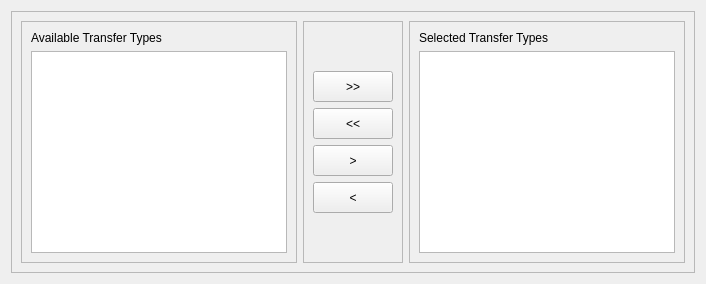
               <widget class="QWidget" name="tabTransfers">
                <attribute name="title">
                 <string>Transfers</string>
                </attribute>
                <layout class="QGridLayout" name="gridLayout_39">
                 <item row="0" column="0">
                  <widget class="QFrame" name="frame_35">
                   <property name="frameShape">
                    <enum>QFrame::StyledPanel</enum>
                   </property>
                   <property name="frameShadow">
                    <enum>QFrame::Raised</enum>
                   </property>
                   <layout class="QHBoxLayout" name="horizontalLayout_8">
                    <item>
                     <widget class="QFrame" name="frame_36">
                      <property name="frameShape">
                       <enum>QFrame::StyledPanel</enum>
                      </property>
                      <property name="frameShadow">
                       <enum>QFrame::Raised</enum>
                      </property>
                      <layout class="QGridLayout" name="gridLayout_37">
                       <item row="0" column="0">
                        <widget class="QLabel" name="label_32">
                         <property name="text">
                          <string>Available Transfer Types</string>
                         </property>
                        </widget>
                       </item>
                       <item row="1" column="0">
                        <widget class="QTableView" name="tblAvailableTransfers">
                         <property name="alternatingRowColors">
                          <bool>true</bool>
                         </property>
                         <property name="sortingEnabled">
                          <bool>true</bool>
                         </property>
                        </widget>
                       </item>
                      </layout>
                     </widget>
                    </item>
                    <item>
                     <widget class="QFrame" name="frame_38">
                      <property name="frameShape">
                       <enum>QFrame::StyledPanel</enum>
                      </property>
                      <property name="frameShadow">
                       <enum>QFrame::Raised</enum>
                      </property>
                      <layout class="QGridLayout" name="gridLayout_36">
                       <item row="1" column="0">
                        <widget class="QPushButton" name="cmdTransfersMoveAll">
                         <property name="minimumSize">
                          <size>
                           <width>0</width>
                           <height>31</height>
                          </size>
                         </property>
                         <property name="text">
                          <string>&gt;&gt;</string>
                         </property>
                        </widget>
                       </item>
                       <item row="2" column="0">
                        <widget class="QPushButton" name="cmdTransfersRemoveAll">
                         <property name="minimumSize">
                          <size>
                           <width>0</width>
                           <height>31</height>
                          </size>
                         </property>
                         <property name="text">
                          <string>&lt;&lt;</string>
                         </property>
                        </widget>
                       </item>
                       <item row="3" column="0">
                        <widget class="QPushButton" name="cmdTransfersMoveSelected">
                         <property name="minimumSize">
                          <size>
                           <width>0</width>
                           <height>31</height>
                          </size>
                         </property>
                         <property name="text">
                          <string>&gt;</string>
                         </property>
                        </widget>
                       </item>
                       <item row="4" column="0">
                        <widget class="QPushButton" name="cmdTransfersRemoveSelected">
                         <property name="minimumSize">
                          <size>
                           <width>0</width>
                           <height>31</height>
                          </size>
                         </property>
                         <property name="text">
                          <string>&lt;</string>
                         </property>
                        </widget>
                       </item>
                       <item row="0" column="0">
                        <spacer name="verticalSpacer_13">
                         <property name="orientation">
                          <enum>Qt::Vertical</enum>
                         </property>
                         <property name="sizeHint" stdset="0">
                          <size>
                           <width>20</width>
                           <height>40</height>
                          </size>
                         </property>
                        </spacer>
                       </item>
                       <item row="5" column="0">
                        <spacer name="verticalSpacer_14">
                         <property name="orientation">
                          <enum>Qt::Vertical</enum>
                         </property>
                         <property name="sizeHint" stdset="0">
                          <size>
                           <width>20</width>
                           <height>40</height>
                          </size>
                         </property>
                        </spacer>
                       </item>
                      </layout>
                     </widget>
                    </item>
                    <item>
                     <widget class="QFrame" name="frame_37">
                      <property name="frameShape">
                       <enum>QFrame::StyledPanel</enum>
                      </property>
                      <property name="frameShadow">
                       <enum>QFrame::Raised</enum>
                      </property>
                      <layout class="QGridLayout" name="gridLayout_38">
                       <item row="0" column="0">
                        <widget class="QLabel" name="label_33">
                         <property name="text">
                          <string>Selected Transfer Types</string>
                         </property>
                        </widget>
                       </item>
                       <item row="1" column="0">
                        <widget class="QTableView" name="tblSelectedTransfers">
                         <property name="alternatingRowColors">
                          <bool>true</bool>
                         </property>
                         <property name="sortingEnabled">
                          <bool>true</bool>
                         </property>
                        </widget>
                       </item>
                      </layout>
                     </widget>
                    </item>
                   </layout>
                  </widget>
                 </item>
                </layout>
               </widget>
